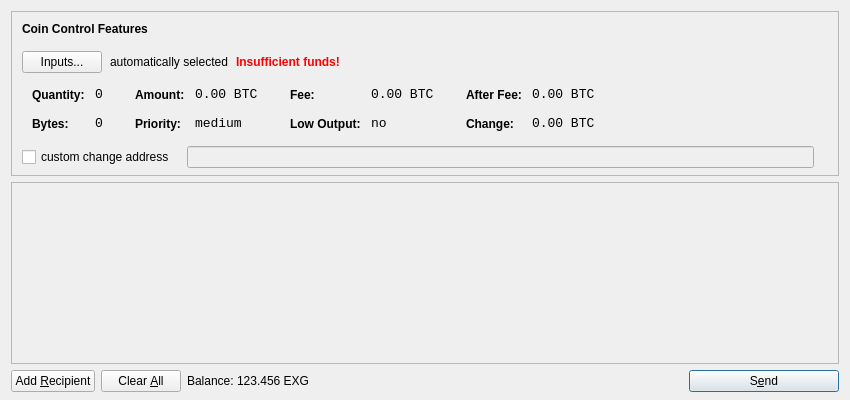
<?xml version="1.0" encoding="UTF-8"?>
<ui version="4.0">
 <class>SendCoinsDialog</class>
 <widget class="QDialog" name="SendCoinsDialog">
  <property name="geometry">
   <rect>
    <x>0</x>
    <y>0</y>
    <width>850</width>
    <height>400</height>
   </rect>
  </property>
  <property name="windowTitle">
   <string>Send Coins</string>
  </property>
  <layout class="QVBoxLayout" name="verticalLayout" stretch="0,1,0">
   <property name="bottomMargin">
    <number>8</number>
   </property>
   <item>
    <widget class="QFrame" name="frameCoinControl">
     <property name="sizePolicy">
      <sizepolicy hsizetype="Expanding" vsizetype="Expanding">
       <horstretch>0</horstretch>
       <verstretch>0</verstretch>
      </sizepolicy>
     </property>
     <property name="maximumSize">
      <size>
       <width>16777215</width>
       <height>16777215</height>
      </size>
     </property>
     <property name="frameShape">
      <enum>QFrame::StyledPanel</enum>
     </property>
     <property name="frameShadow">
      <enum>QFrame::Sunken</enum>
     </property>
     <layout class="QVBoxLayout" name="verticalLayoutCoinControl2">
      <property name="spacing">
       <number>-1</number>
      </property>
      <property name="leftMargin">
       <number>0</number>
      </property>
      <property name="topMargin">
       <number>0</number>
      </property>
      <property name="rightMargin">
       <number>0</number>
      </property>
      <property name="bottomMargin">
       <number>6</number>
      </property>
      <item>
       <layout class="QVBoxLayout" name="verticalLayoutCoinControl" stretch="0,0,0,0,1">
        <property name="spacing">
         <number>0</number>
        </property>
        <property name="leftMargin">
         <number>10</number>
        </property>
        <property name="topMargin">
         <number>10</number>
        </property>
        <item>
         <layout class="QHBoxLayout" name="horizontalLayoutCoinControl1">
          <property name="bottomMargin">
           <number>15</number>
          </property>
          <item>
           <widget class="QLabel" name="labelCoinControlFeatures">
            <property name="sizePolicy">
             <sizepolicy hsizetype="Preferred" vsizetype="Maximum">
              <horstretch>0</horstretch>
              <verstretch>0</verstretch>
             </sizepolicy>
            </property>
            <property name="font">
             <font>
              <weight>75</weight>
              <bold>true</bold>
             </font>
            </property>
            <property name="styleSheet">
             <string notr="true">font-weight:bold;</string>
            </property>
            <property name="text">
             <string>Coin Control Features</string>
            </property>
           </widget>
          </item>
         </layout>
        </item>
        <item>
         <layout class="QHBoxLayout" name="horizontalLayoutCoinControl2" stretch="0,0,0,0">
          <property name="spacing">
           <number>8</number>
          </property>
          <property name="bottomMargin">
           <number>10</number>
          </property>
          <item>
           <widget class="QPushButton" name="pushButtonCoinControl">
            <property name="styleSheet">
             <string notr="true"/>
            </property>
            <property name="text">
             <string>Inputs...</string>
            </property>
           </widget>
          </item>
          <item>
           <widget class="QLabel" name="labelCoinControlAutomaticallySelected">
            <property name="text">
             <string>automatically selected</string>
            </property>
            <property name="margin">
             <number>5</number>
            </property>
           </widget>
          </item>
          <item>
           <widget class="QLabel" name="labelCoinControlInsuffFunds">
            <property name="font">
             <font>
              <weight>75</weight>
              <bold>true</bold>
             </font>
            </property>
            <property name="styleSheet">
             <string notr="true">color:red;font-weight:bold;</string>
            </property>
            <property name="text">
             <string>Insufficient funds!</string>
            </property>
            <property name="margin">
             <number>5</number>
            </property>
           </widget>
          </item>
          <item>
           <spacer name="horizontalSpacerCoinControl">
            <property name="orientation">
             <enum>Qt::Horizontal</enum>
            </property>
            <property name="sizeHint" stdset="0">
             <size>
              <width>40</width>
              <height>1</height>
             </size>
            </property>
           </spacer>
          </item>
         </layout>
        </item>
        <item>
         <widget class="QWidget" name="widgetCoinControl" native="true">
          <property name="sizePolicy">
           <sizepolicy hsizetype="Preferred" vsizetype="Preferred">
            <horstretch>0</horstretch>
            <verstretch>0</verstretch>
           </sizepolicy>
          </property>
          <property name="minimumSize">
           <size>
            <width>0</width>
            <height>0</height>
           </size>
          </property>
          <property name="styleSheet">
           <string notr="true"/>
          </property>
          <layout class="QHBoxLayout" name="horizontalLayoutCoinControl5">
           <property name="margin">
            <number>0</number>
           </property>
           <item>
            <layout class="QHBoxLayout" name="horizontalLayoutCoinControl3" stretch="0,0,0,1">
             <property name="spacing">
              <number>20</number>
             </property>
             <property name="topMargin">
              <number>0</number>
             </property>
             <property name="bottomMargin">
              <number>10</number>
             </property>
             <item>
              <layout class="QFormLayout" name="formLayoutCoinControl1">
               <property name="horizontalSpacing">
                <number>10</number>
               </property>
               <property name="verticalSpacing">
                <number>14</number>
               </property>
               <property name="leftMargin">
                <number>10</number>
               </property>
               <property name="topMargin">
                <number>4</number>
               </property>
               <property name="rightMargin">
                <number>6</number>
               </property>
               <item row="0" column="0">
                <widget class="QLabel" name="labelCoinControlQuantityText">
                 <property name="styleSheet">
                  <string notr="true">font-weight:bold;</string>
                 </property>
                 <property name="text">
                  <string>Quantity:</string>
                 </property>
                 <property name="margin">
                  <number>0</number>
                 </property>
                </widget>
               </item>
               <item row="0" column="1">
                <widget class="QLabel" name="labelCoinControlQuantity">
                 <property name="font">
                  <font>
                   <family>Monospace</family>
                   <pointsize>10</pointsize>
                  </font>
                 </property>
                 <property name="cursor">
                  <cursorShape>IBeamCursor</cursorShape>
                 </property>
                 <property name="contextMenuPolicy">
                  <enum>Qt::ActionsContextMenu</enum>
                 </property>
                 <property name="text">
                  <string notr="true">0</string>
                 </property>
                 <property name="margin">
                  <number>0</number>
                 </property>
                 <property name="textInteractionFlags">
                  <set>Qt::LinksAccessibleByMouse|Qt::TextSelectableByKeyboard|Qt::TextSelectableByMouse</set>
                 </property>
                </widget>
               </item>
               <item row="1" column="0">
                <widget class="QLabel" name="labelCoinControlBytesText">
                 <property name="styleSheet">
                  <string notr="true">font-weight:bold;</string>
                 </property>
                 <property name="text">
                  <string>Bytes:</string>
                 </property>
                </widget>
               </item>
               <item row="1" column="1">
                <widget class="QLabel" name="labelCoinControlBytes">
                 <property name="font">
                  <font>
                   <family>Monospace</family>
                   <pointsize>10</pointsize>
                  </font>
                 </property>
                 <property name="cursor">
                  <cursorShape>IBeamCursor</cursorShape>
                 </property>
                 <property name="contextMenuPolicy">
                  <enum>Qt::ActionsContextMenu</enum>
                 </property>
                 <property name="text">
                  <string notr="true">0</string>
                 </property>
                 <property name="textInteractionFlags">
                  <set>Qt::LinksAccessibleByMouse|Qt::TextSelectableByKeyboard|Qt::TextSelectableByMouse</set>
                 </property>
                </widget>
               </item>
              </layout>
             </item>
             <item>
              <layout class="QFormLayout" name="formLayoutCoinControl2">
               <property name="horizontalSpacing">
                <number>10</number>
               </property>
               <property name="verticalSpacing">
                <number>14</number>
               </property>
               <property name="leftMargin">
                <number>6</number>
               </property>
               <property name="topMargin">
                <number>4</number>
               </property>
               <property name="rightMargin">
                <number>6</number>
               </property>
               <item row="0" column="0">
                <widget class="QLabel" name="labelCoinControlAmountText">
                 <property name="styleSheet">
                  <string notr="true">font-weight:bold;</string>
                 </property>
                 <property name="text">
                  <string>Amount:</string>
                 </property>
                 <property name="margin">
                  <number>0</number>
                 </property>
                </widget>
               </item>
               <item row="0" column="1">
                <widget class="QLabel" name="labelCoinControlAmount">
                 <property name="font">
                  <font>
                   <family>Monospace</family>
                   <pointsize>10</pointsize>
                  </font>
                 </property>
                 <property name="cursor">
                  <cursorShape>IBeamCursor</cursorShape>
                 </property>
                 <property name="contextMenuPolicy">
                  <enum>Qt::ActionsContextMenu</enum>
                 </property>
                 <property name="text">
                  <string notr="true">0.00 BTC</string>
                 </property>
                 <property name="textInteractionFlags">
                  <set>Qt::LinksAccessibleByMouse|Qt::TextSelectableByKeyboard|Qt::TextSelectableByMouse</set>
                 </property>
                </widget>
               </item>
               <item row="1" column="0">
                <widget class="QLabel" name="labelCoinControlPriorityText">
                 <property name="styleSheet">
                  <string notr="true">font-weight:bold;</string>
                 </property>
                 <property name="text">
                  <string>Priority:</string>
                 </property>
                </widget>
               </item>
               <item row="1" column="1">
                <widget class="QLabel" name="labelCoinControlPriority">
                 <property name="font">
                  <font>
                   <family>Monospace</family>
                   <pointsize>10</pointsize>
                  </font>
                 </property>
                 <property name="cursor">
                  <cursorShape>IBeamCursor</cursorShape>
                 </property>
                 <property name="contextMenuPolicy">
                  <enum>Qt::ActionsContextMenu</enum>
                 </property>
                 <property name="text">
                  <string>medium</string>
                 </property>
                 <property name="textInteractionFlags">
                  <set>Qt::LinksAccessibleByMouse|Qt::TextSelectableByKeyboard|Qt::TextSelectableByMouse</set>
                 </property>
                </widget>
               </item>
              </layout>
             </item>
             <item>
              <layout class="QFormLayout" name="formLayoutCoinControl3">
               <property name="horizontalSpacing">
                <number>10</number>
               </property>
               <property name="verticalSpacing">
                <number>14</number>
               </property>
               <property name="leftMargin">
                <number>6</number>
               </property>
               <property name="topMargin">
                <number>4</number>
               </property>
               <property name="rightMargin">
                <number>6</number>
               </property>
               <item row="0" column="0">
                <widget class="QLabel" name="labelCoinControlFeeText">
                 <property name="styleSheet">
                  <string notr="true">font-weight:bold;</string>
                 </property>
                 <property name="text">
                  <string>Fee:</string>
                 </property>
                 <property name="margin">
                  <number>0</number>
                 </property>
                </widget>
               </item>
               <item row="0" column="1">
                <widget class="QLabel" name="labelCoinControlFee">
                 <property name="font">
                  <font>
                   <family>Monospace</family>
                   <pointsize>10</pointsize>
                  </font>
                 </property>
                 <property name="cursor">
                  <cursorShape>IBeamCursor</cursorShape>
                 </property>
                 <property name="contextMenuPolicy">
                  <enum>Qt::ActionsContextMenu</enum>
                 </property>
                 <property name="text">
                  <string notr="true">0.00 BTC</string>
                 </property>
                 <property name="textInteractionFlags">
                  <set>Qt::LinksAccessibleByMouse|Qt::TextSelectableByKeyboard|Qt::TextSelectableByMouse</set>
                 </property>
                </widget>
               </item>
               <item row="1" column="0">
                <widget class="QLabel" name="labelCoinControlLowOutputText">
                 <property name="styleSheet">
                  <string notr="true">font-weight:bold;</string>
                 </property>
                 <property name="text">
                  <string>Low Output:</string>
                 </property>
                </widget>
               </item>
               <item row="1" column="1">
                <widget class="QLabel" name="labelCoinControlLowOutput">
                 <property name="font">
                  <font>
                   <family>Monospace</family>
                   <pointsize>10</pointsize>
                  </font>
                 </property>
                 <property name="cursor">
                  <cursorShape>IBeamCursor</cursorShape>
                 </property>
                 <property name="contextMenuPolicy">
                  <enum>Qt::ActionsContextMenu</enum>
                 </property>
                 <property name="text">
                  <string>no</string>
                 </property>
                 <property name="textInteractionFlags">
                  <set>Qt::LinksAccessibleByMouse|Qt::TextSelectableByKeyboard|Qt::TextSelectableByMouse</set>
                 </property>
                </widget>
               </item>
              </layout>
             </item>
             <item>
              <layout class="QFormLayout" name="formLayoutCoinControl4">
               <property name="horizontalSpacing">
                <number>10</number>
               </property>
               <property name="verticalSpacing">
                <number>14</number>
               </property>
               <property name="leftMargin">
                <number>6</number>
               </property>
               <property name="topMargin">
                <number>4</number>
               </property>
               <property name="rightMargin">
                <number>6</number>
               </property>
               <item row="0" column="0">
                <widget class="QLabel" name="labelCoinControlAfterFeeText">
                 <property name="styleSheet">
                  <string notr="true">font-weight:bold;</string>
                 </property>
                 <property name="text">
                  <string>After Fee:</string>
                 </property>
                 <property name="margin">
                  <number>0</number>
                 </property>
                </widget>
               </item>
               <item row="0" column="1">
                <widget class="QLabel" name="labelCoinControlAfterFee">
                 <property name="font">
                  <font>
                   <family>Monospace</family>
                   <pointsize>10</pointsize>
                  </font>
                 </property>
                 <property name="cursor">
                  <cursorShape>IBeamCursor</cursorShape>
                 </property>
                 <property name="contextMenuPolicy">
                  <enum>Qt::ActionsContextMenu</enum>
                 </property>
                 <property name="text">
                  <string notr="true">0.00 BTC</string>
                 </property>
                 <property name="textInteractionFlags">
                  <set>Qt::LinksAccessibleByMouse|Qt::TextSelectableByKeyboard|Qt::TextSelectableByMouse</set>
                 </property>
                </widget>
               </item>
               <item row="1" column="0">
                <widget class="QLabel" name="labelCoinControlChangeText">
                 <property name="styleSheet">
                  <string notr="true">font-weight:bold;</string>
                 </property>
                 <property name="text">
                  <string>Change:</string>
                 </property>
                </widget>
               </item>
               <item row="1" column="1">
                <widget class="QLabel" name="labelCoinControlChange">
                 <property name="font">
                  <font>
                   <family>Monospace</family>
                   <pointsize>10</pointsize>
                  </font>
                 </property>
                 <property name="cursor">
                  <cursorShape>IBeamCursor</cursorShape>
                 </property>
                 <property name="contextMenuPolicy">
                  <enum>Qt::ActionsContextMenu</enum>
                 </property>
                 <property name="text">
                  <string notr="true">0.00 BTC</string>
                 </property>
                 <property name="textInteractionFlags">
                  <set>Qt::LinksAccessibleByMouse|Qt::TextSelectableByKeyboard|Qt::TextSelectableByMouse</set>
                 </property>
                </widget>
               </item>
              </layout>
             </item>
            </layout>
           </item>
          </layout>
         </widget>
        </item>
        <item>
         <layout class="QHBoxLayout" name="horizontalLayoutCoinControl4" stretch="0,0,0">
          <property name="spacing">
           <number>12</number>
          </property>
          <property name="sizeConstraint">
           <enum>QLayout::SetDefaultConstraint</enum>
          </property>
          <property name="topMargin">
           <number>5</number>
          </property>
          <property name="rightMargin">
           <number>5</number>
          </property>
          <item>
           <widget class="QCheckBox" name="checkBoxCoinControlChange">
            <property name="text">
             <string>custom change address</string>
            </property>
           </widget>
          </item>
          <item>
           <widget class="QLineEdit" name="lineEditCoinControlChange">
            <property name="enabled">
             <bool>false</bool>
            </property>
            <property name="sizePolicy">
             <sizepolicy hsizetype="Expanding" vsizetype="Fixed">
              <horstretch>0</horstretch>
              <verstretch>0</verstretch>
             </sizepolicy>
            </property>
           </widget>
          </item>
          <item>
           <widget class="QLabel" name="labelCoinControlChangeLabel">
            <property name="sizePolicy">
             <sizepolicy hsizetype="Preferred" vsizetype="Expanding">
              <horstretch>0</horstretch>
              <verstretch>0</verstretch>
             </sizepolicy>
            </property>
            <property name="minimumSize">
             <size>
              <width>0</width>
              <height>0</height>
             </size>
            </property>
            <property name="text">
             <string/>
            </property>
            <property name="margin">
             <number>3</number>
            </property>
           </widget>
          </item>
         </layout>
        </item>
        <item>
         <spacer name="verticalSpacerCoinControl">
          <property name="orientation">
           <enum>Qt::Vertical</enum>
          </property>
          <property name="sizeHint" stdset="0">
           <size>
            <width>800</width>
            <height>1</height>
           </size>
          </property>
         </spacer>
        </item>
       </layout>
      </item>
     </layout>
    </widget>
   </item>
   <item>
    <widget class="QScrollArea" name="scrollArea">
     <property name="widgetResizable">
      <bool>true</bool>
     </property>
     <widget class="QWidget" name="scrollAreaWidgetContents">
      <property name="geometry">
       <rect>
        <x>0</x>
        <y>0</y>
        <width>830</width>
        <height>165</height>
       </rect>
      </property>
      <layout class="QVBoxLayout" name="verticalLayout_2">
       <property name="margin">
        <number>0</number>
       </property>
       <item>
        <layout class="QVBoxLayout" name="entries">
         <property name="spacing">
          <number>6</number>
         </property>
        </layout>
       </item>
       <item>
        <spacer name="verticalSpacer">
         <property name="orientation">
          <enum>Qt::Vertical</enum>
         </property>
         <property name="sizeHint" stdset="0">
          <size>
           <width>20</width>
           <height>40</height>
          </size>
         </property>
        </spacer>
       </item>
      </layout>
     </widget>
    </widget>
   </item>
   <item>
    <layout class="QHBoxLayout" name="horizontalLayout">
     <item>
      <widget class="QPushButton" name="addButton">
       <property name="toolTip">
        <string>Send to multiple recipients at once</string>
       </property>
       <property name="text">
        <string>Add &amp;Recipient</string>
       </property>
       <property name="icon">
        <iconset resource="../bitcoin.qrc">
         <normaloff>:/icons/add</normaloff>:/icons/add</iconset>
       </property>
       <property name="autoDefault">
        <bool>false</bool>
       </property>
      </widget>
     </item>
     <item>
      <widget class="QPushButton" name="clearButton">
       <property name="sizePolicy">
        <sizepolicy hsizetype="Minimum" vsizetype="Fixed">
         <horstretch>0</horstretch>
         <verstretch>0</verstretch>
        </sizepolicy>
       </property>
       <property name="toolTip">
        <string>Remove all transaction fields</string>
       </property>
       <property name="text">
        <string>Clear &amp;All</string>
       </property>
       <property name="icon">
        <iconset resource="../bitcoin.qrc">
         <normaloff>:/icons/remove</normaloff>:/icons/remove</iconset>
       </property>
       <property name="autoRepeatDelay">
        <number>300</number>
       </property>
       <property name="autoDefault">
        <bool>false</bool>
       </property>
      </widget>
     </item>
     <item>
      <layout class="QHBoxLayout" name="horizontalLayout_2">
       <property name="spacing">
        <number>3</number>
       </property>
       <item>
        <widget class="QLabel" name="label">
         <property name="text">
          <string>Balance:</string>
         </property>
        </widget>
       </item>
       <item>
        <widget class="QLabel" name="labelBalance">
         <property name="cursor">
          <cursorShape>IBeamCursor</cursorShape>
         </property>
         <property name="text">
          <string>123.456 EXG</string>
         </property>
         <property name="textInteractionFlags">
          <set>Qt::LinksAccessibleByMouse|Qt::TextSelectableByKeyboard|Qt::TextSelectableByMouse</set>
         </property>
        </widget>
       </item>
      </layout>
     </item>
     <item>
      <spacer name="horizontalSpacer">
       <property name="orientation">
        <enum>Qt::Horizontal</enum>
       </property>
       <property name="sizeHint" stdset="0">
        <size>
         <width>40</width>
         <height>20</height>
        </size>
       </property>
      </spacer>
     </item>
     <item>
      <widget class="QPushButton" name="sendButton">
       <property name="minimumSize">
        <size>
         <width>150</width>
         <height>0</height>
        </size>
       </property>
       <property name="toolTip">
        <string>Confirm the send action</string>
       </property>
       <property name="text">
        <string>S&amp;end</string>
       </property>
       <property name="icon">
        <iconset resource="../bitcoin.qrc">
         <normaloff>:/icons/send</normaloff>:/icons/send</iconset>
       </property>
       <property name="default">
        <bool>true</bool>
       </property>
      </widget>
     </item>
    </layout>
   </item>
  </layout>
 </widget>
 <resources>
  <include location="../bitcoin.qrc"/>
 </resources>
 <connections/>
</ui>
